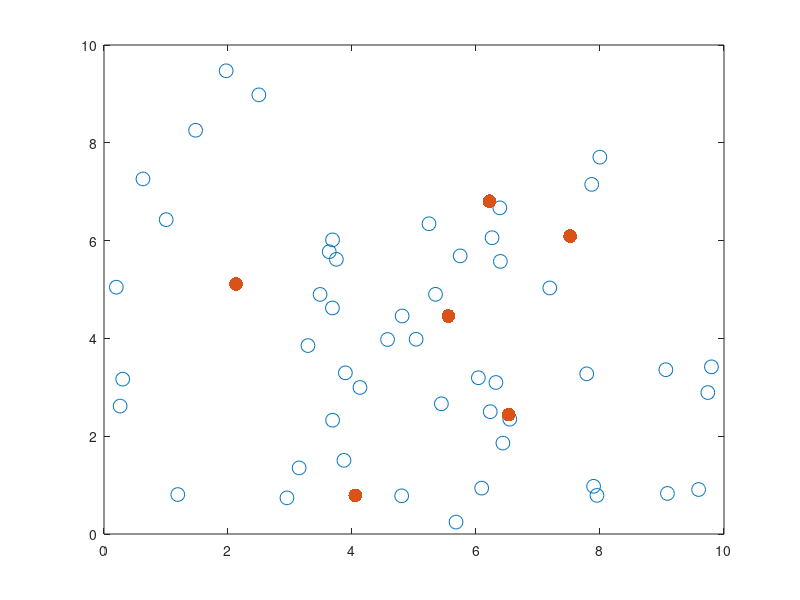

Source code (MATLAB): (Note: this script raises an error after producing the figure.)
clc;
hold on; box on; 

Nt = 50; % the number of targets
Nr = 6; % the number of robots
r_set = zeros(1,Nr); % robot set
for i =1:Nr
    r_set(i)=i;
end

en_range=10; % the range of the environment.
N_failure = 2;
N_resilience = Nr- N_failure;

% generate the positions of targets
pt=rand(2,Nt)*en_range; 
sz = 100;
scatter(pt(1,:),pt(2,:), sz, 'r*')

% generate the positions of the robot
pr=rand(2,Nr)*en_range; 
sz = 100;
scatter(pr(1,:),pr(2,:), sz, 'bo', 'filled')

% for each robot, it has four trajectories, up, down, left, right, centered
% at robot's c urrent position. The trajectory is enough long to come across the
% edge of the environment

%trajectory_targets();
N_direction = 4; % each robot has four directions, up, down, left, right
%tar_cover = cell(Nr, N_direction); % The targets can be covered for a specific robot with a choosing trajecotry
%N_tarcover=zeros(Nr, N_direction); % The number of targets covered for a specific robot with a choosing trajectory
epsilon = 0.15* en_range; % convering distance -2<-->+2 
%N_r_maxtra = zeros(Nr,1); % select the maximum coverage trajectory for each robot
%r_max_tracover = cell(Nr, 1); % store the targets from maximum trajectory coverage for each robot

[tar_cover, N_tarcover,N_r_maxtra,tra_r_index]=robot_tra_cover_fun(Nr,Nt,N_direction,pt,pr, epsilon);
     
     %sort out the N_failure big failures_ specifc which robot fails
      r_fail_set=zeros(1,N_failure);
      N_r_temp_maxtra = N_r_maxtra; 
      r_tra_resilience_inx = cell(1,Nr);
      for nf = 1: N_failure
            r_fail_set(nf) = find(N_r_temp_maxtra==max(N_r_temp_maxtra),1);
            N_r_temp_maxtra(r_fail_set(nf))=0;
             r_tra_resilience_inx{nf} = [r_fail_set(nf), tra_r_index(r_fail_set(nf))]; % select the first N-failure robot-tra 
      end
      
     % greedy resilience from the remining robots
     % note that we calculate the curvature here.
       r_resilient_set=setdiff(r_set, r_fail_set);
       s_greedy=cell(1,N_resilience+1);
       %curvf = zeros(N_resilience,1);
       
     for k = 1:N_resilience
           resilience_thre=0;
         
           for i = 1:length(r_resilient_set)
                 for j = 1:N_direction
                    marg_gain = length(union(tar_cover{r_resilient_set(i),j},s_greedy{k})) - length(s_greedy{k}); 
                    if marg_gain >= resilience_thre
                        resilience_thre = marg_gain;
                        r_tra_resilience_inx{N_failure+k}  = [r_resilient_set(i),j];
                    end
                 end
           end    
           %curv(k)= resilience_thre/(length(tar_cover{r_tra_resilience_inx{N_failure+k}(1),r_tra_resilience_inx{N_failure+k}(2)}));
           r_resilient_set = setdiff(r_resilient_set, r_tra_resilience_inx{N_failure+k}(1));
           s_greedy{k+1} = union( s_greedy{k}, tar_cover{r_tra_resilience_inx{N_failure+k}(1),r_tra_resilience_inx{N_failure+k}(2)});
     end
     
          %curvf = 1 - min( curv);  % just among the resilience robots          
          %before removal, calculate the targets tracked by this strategy
          
          %calculate the targets tracked by this stratey 
           [N_resilience_cover] =select_tra_cover(Nr, tar_cover, r_tra_resilience_inx);     
                   
           %best removal,
           [resi_remain_best_remo, best_remo_rate_resi]= best_removal(Nr, N_direction, N_failure, tar_cover, ...
               r_tra_resilience_inx,N_resilience_cover);
            
          %greedy removal
          
          %random removal, 
            
          
          
          
        